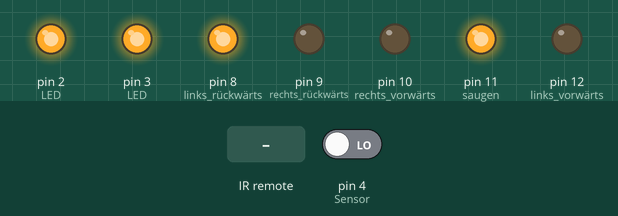
Recording of a sketch running on a simulated Arduino Uno, built with avr-gcc and run on an emulated ATmega328P. On the bench: output pins drawn as LEDs (lit = HIGH). Dashed ring = blinking. Inputs (shaded band) come from the test bench; at power-on: pin 4 (Sensor) LOW. Random numbers use the default seed unless the sketch sets one; what the sketch prints to the serial monitor is not drawn.

Above: at 1.2 s.
1.3 s: infrared code 0xFFA25D received
At 2.8 s:
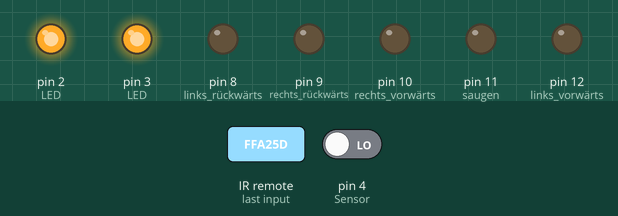
3.1 s: infrared code 0xFF629D received
At 3.7 s:
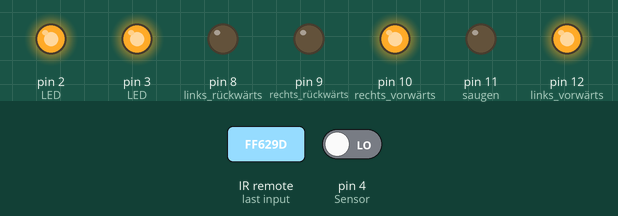
4.6 s: infrared code 0xFFE21D received
At 5.7 s:
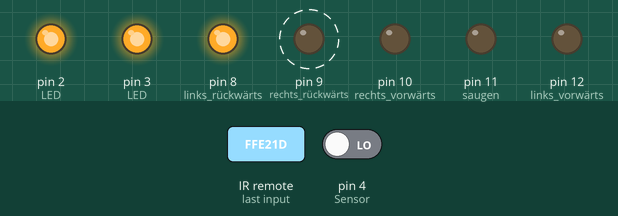
8.9 s: infrared code 0xFF22DD received
At 10.6 s:
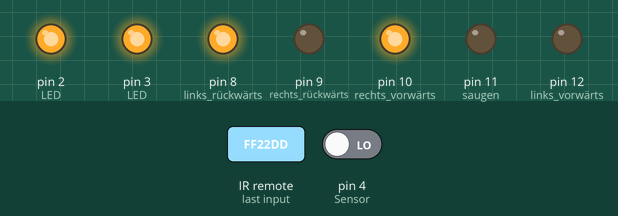
11.0 s: infrared code 0xFFC23D received
At 12.2 s:
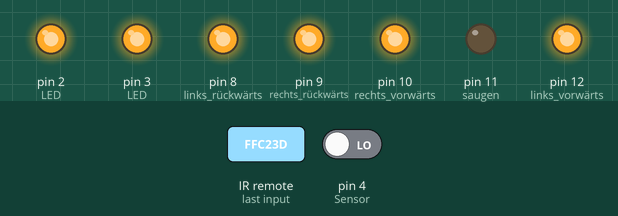
12.5 s: infrared code 0xFFE01F received
At 13.3 s:
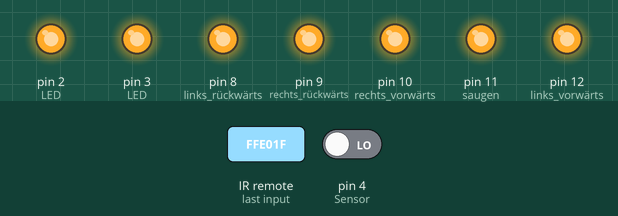
Timing chart, 0 to 15.0 s (numbered marks = the images above; inputs shaded):
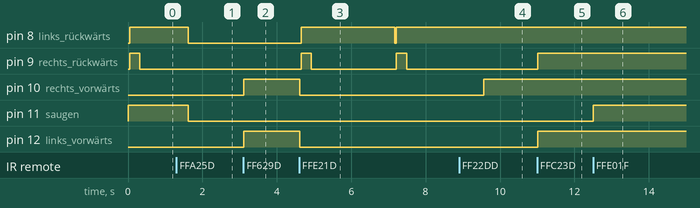

The sketch:

Staubsauger1.ino
```cpp
#include <IRremote.h>


int remote;
int back ;
const int RECV_PIN = 13;
unsigned long lastCode;
IRrecv irrecv(RECV_PIN);
decode_results results;


void setup() {

  pinMode(8, OUTPUT); //links rückwärts
  pinMode(9, OUTPUT); //rechts rückwärts
  pinMode(10, OUTPUT); //rechts vorwärts
  pinMode(11, OUTPUT); //saugen
  pinMode(12, OUTPUT); //links vorwärts
  pinMode (4, INPUT); //Sensor
  Serial.begin(9600);
  pinMode(2, OUTPUT); //LED
  pinMode(3, OUTPUT); //LED
  digitalWrite(2, HIGH);
  digitalWrite(3, HIGH);
  digitalWrite(11, HIGH);
  irrecv.enableIRIn();
  remote = 0 ;


}
void loop () {
  Serial.println(digitalRead(4))
  ;

  if (digitalRead(4) >= 1 & back == 0 & remote == 0) {
    digitalWrite(10, HIGH);
    digitalWrite(12, HIGH);

  }

  if (digitalRead(4) < 1 & back == 0 & remote == 0) {
    back = 1 ;
    digitalWrite(10, LOW);
    digitalWrite(12, LOW);
    delay(40);
    digitalWrite(8, HIGH);
    digitalWrite(9, HIGH);
    delay (274);
    digitalWrite(9, LOW);
    delay (random(1000, 2500));
    digitalWrite(8, LOW);
    back = 0 ;
  }
  if (irrecv.decode(&results)) {
    Serial.println(results.value, HEX);
    irrecv.resume();
    switch (results.value) {
      case 0xFFA25D:         //Taste 1
        remote = 1;
        digitalWrite(11, LOW);

        irrecv.enableIRIn();
        break;                 //Taste 2
      case 0xFF629D
          :
        remote = 1 ;
        digitalWrite(10, HIGH);
        digitalWrite(12, HIGH);

        irrecv.enableIRIn();
        break;
      case 0xFFE21D:         //Taste 3
        remote = 0;

        irrecv.enableIRIn();
        break;
      case 0xFF22DD :              //Taste 4
        remote = 1 ;
        digitalWrite(10, HIGH);
        digitalWrite(8, HIGH);

        irrecv.enableIRIn();
        break;
      case 0xFF02FD
          :              //Taste 5
        remote = 1 ;
        digitalWrite(8, LOW);
        digitalWrite(9, LOW);
        digitalWrite(10, LOW);
        digitalWrite(12, LOW);


        break;
      case 0xFFC23D
          :              //Taste 6
        remote = 1 ;
        digitalWrite(9, HIGH);
        digitalWrite(12, HIGH);


        break;
      case 0xFFE01F
          : remote = 1; digitalWrite(11, HIGH);         //Taste 7

        break;
      case 0xFFA857
          :              //Taste 8
        remote = 1 ;
        digitalWrite(8, HIGH);
        digitalWrite(9, HIGH);

        break;

        //  case 0xFF906F :              //Taste 9

        //  break;


    }


  }
}
```

Measured:
- after the input at 1.3 s, pin 11 (saugen): HIGH → LOW after 0.32 s
- after the input at 3.1 s, pin 10 (rechts_vorwärts), pin 12 (links_vorwärts): LOW → HIGH at once
- after the input at 4.6 s, pin 8 (links_rückwärts): LOW → HIGH after 0.05 s, → LOW 2.5 s later, → HIGH 0.04 s later; pin 9 (rechts_rückwärts): alternates HIGH for 0.27 s and LOW for 2.3 s, starting after 0.05 s; pin 10 (rechts_vorwärts), pin 12 (links_vorwärts): HIGH → LOW at once
- after the input at 8.9 s, pin 10 (rechts_vorwärts): LOW → HIGH after 0.66 s
- after the input at 11.0 s, pin 9 (rechts_rückwärts), pin 12 (links_vorwärts): LOW → HIGH at once
- after the input at 12.5 s, pin 11 (saugen): LOW → HIGH at once
